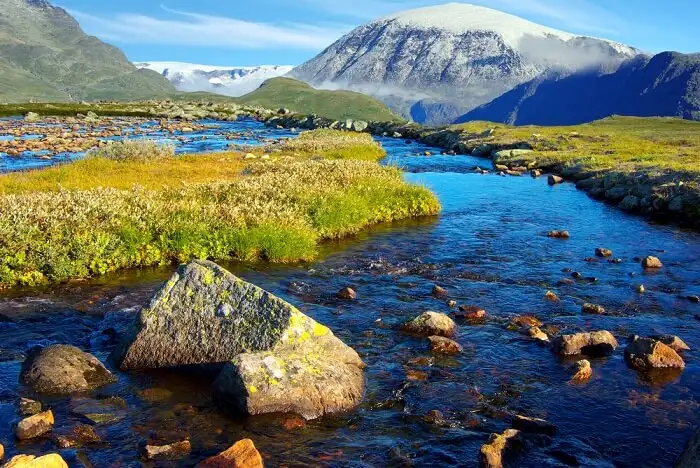
#> input picture python/opencvprogs/assigns/ref.jpg, 700 x 468 px
$ python spinimage.py
#> lines starting #> are read from the running program, lines starting #| are printed output that depends on the picture
import cv2 as cv
import time
#arg1: image object, arg2: 1 degree to angle degree rotation per key press with 1 degree step
def spin(image,angle):
	for angle in range(1,angle+1):
		rotation_mat=cv.getRotationMatrix2D(center,angle,1.0)
		rotated_image=cv.warpAffine(image,rotation_mat,(width,height))
		cv.imshow("Rotated Image",rotated_image)
		cv.waitKey(1)
	return
#driver code
image=cv.imread("ref.jpg")
#> image is the input picture: shape (468, 700, 3); mean B, G, R 105.2, 109.3, 95.7
cv.imshow("Input Image",image)
image=cv.resize(image,(900,900))
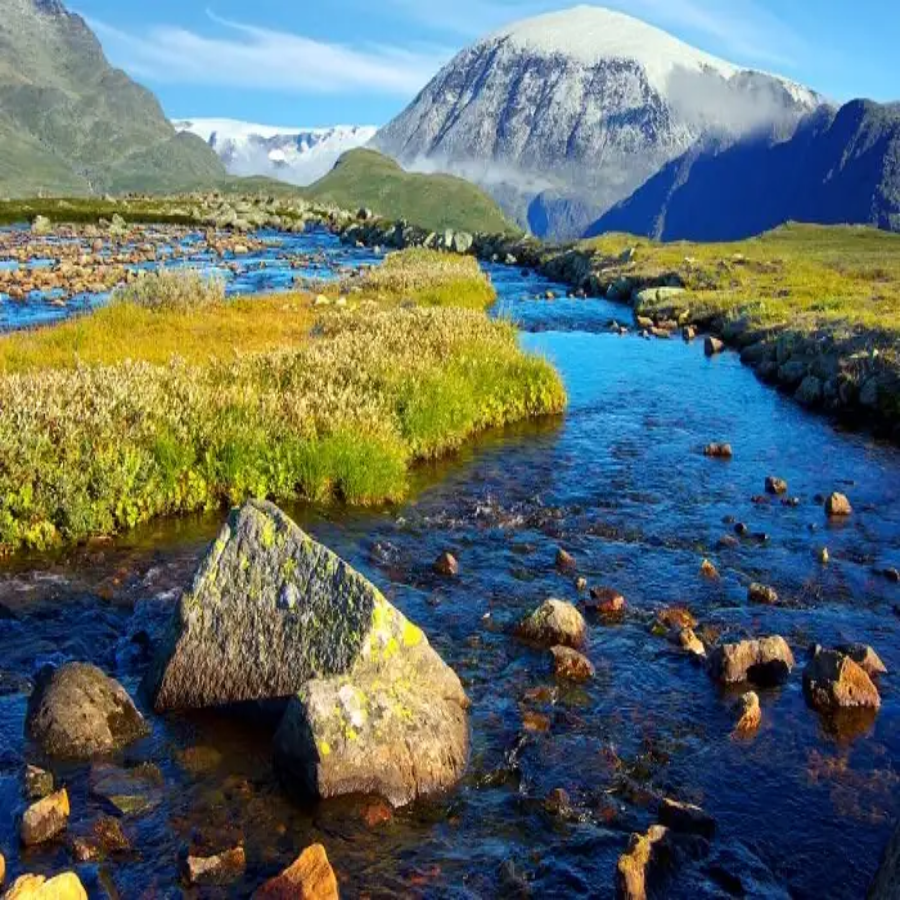
#> image: shape (900, 900, 3); mean B, G, R 105.1, 109.1, 95.6
height,width=image.shape[:2]
#> height = 900; width = 900
center=(width//2,height//2)
#> center = (450, 450)
spin(image,360)
#> the loop in spin, `for angle in range(1,angle+1):` made 360 passes
#> pass 1, in spin, `rotated_image=cv.warpAffine(image,rotation_mat,(width,height))`:
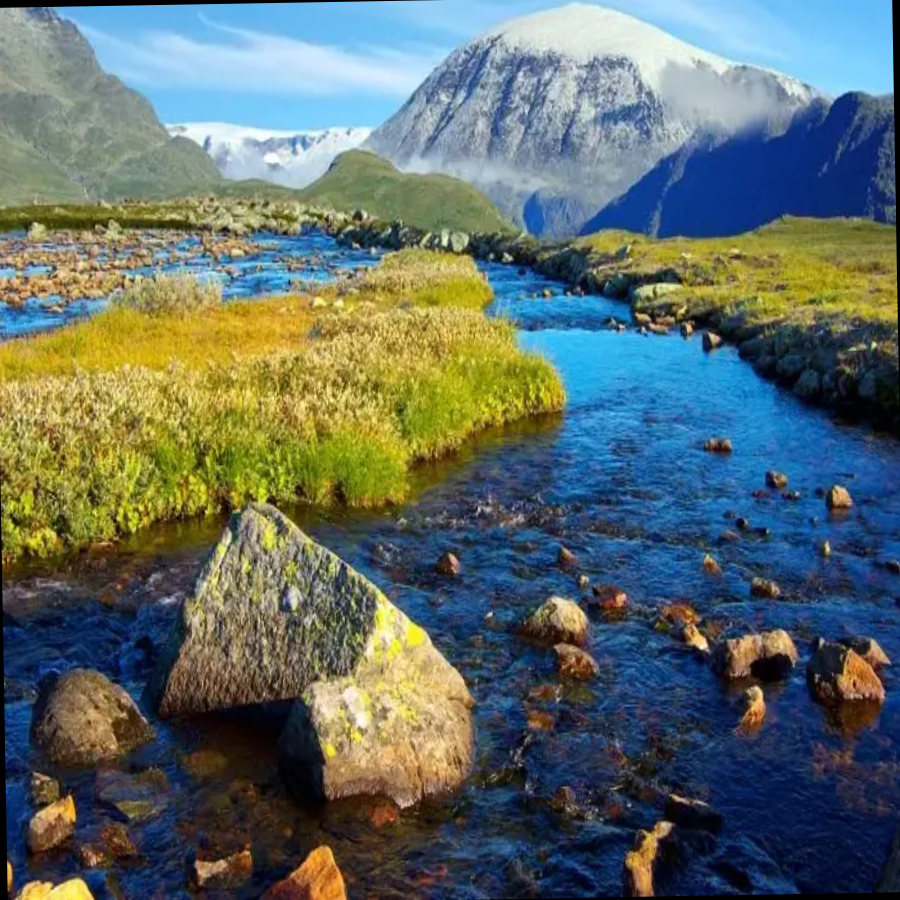
#> rotated_image: shape (900, 900, 3); mean B, G, R 104, 108.1, 94.8
#> pass 2, in spin, `rotated_image=cv.warpAffine(image,rotation_mat,(width,height))`:
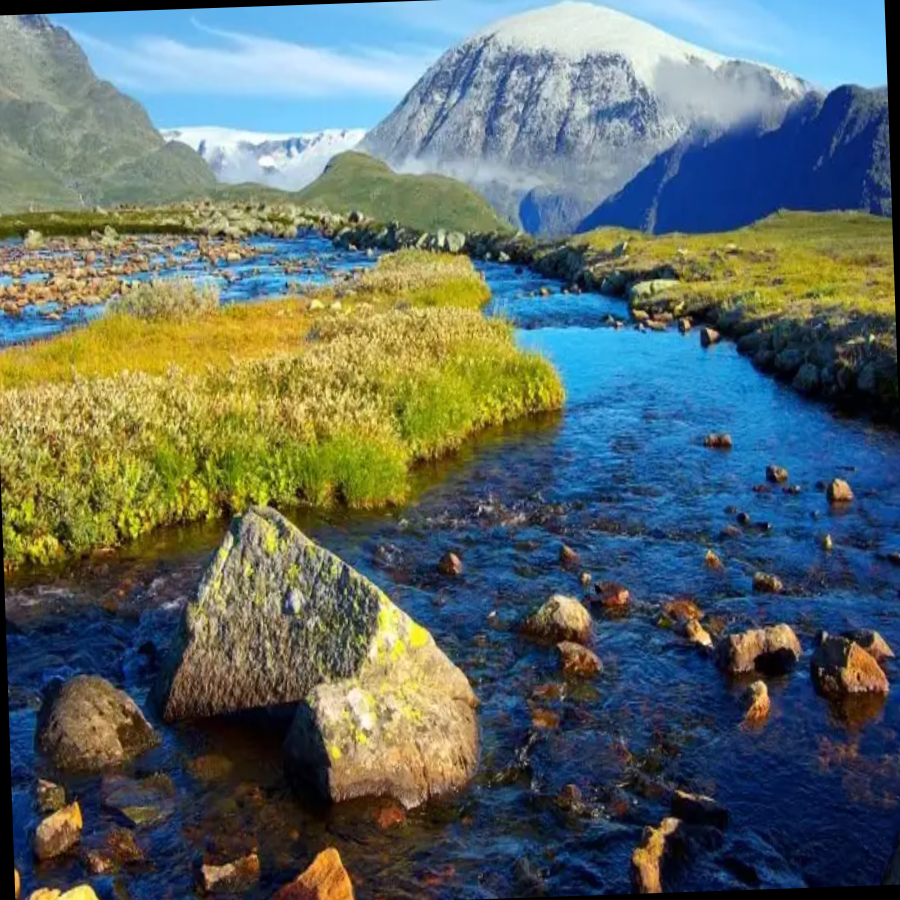
#> rotated_image: shape (900, 900, 3); mean B, G, R 102.9, 107.1, 93.9
#> pass 3, in spin, `rotated_image=cv.warpAffine(image,rotation_mat,(width,height))`:
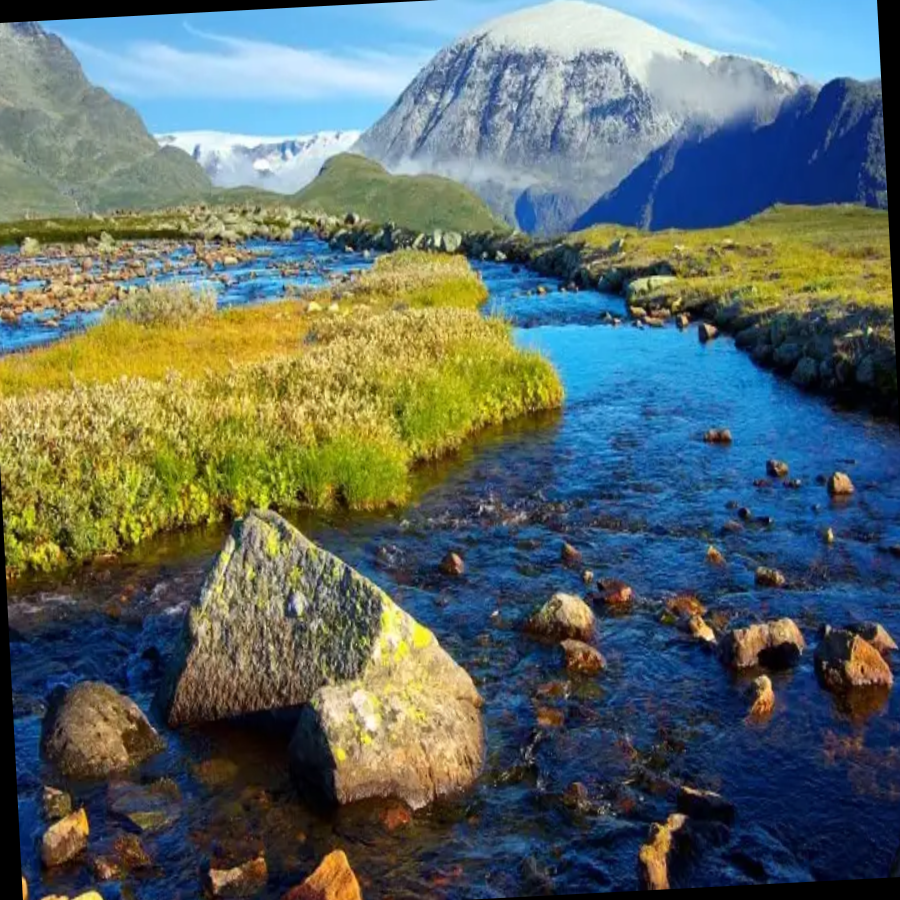
#> rotated_image: shape (900, 900, 3); mean B, G, R 101.9, 106.2, 93.2
cv.destroyAllWindows()

$ run again, with python/opencvprogs/assigns/sun.jpg copied over python/opencvprogs/assigns/ref.jpg
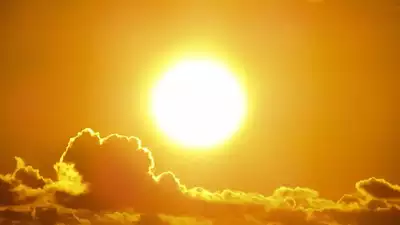
#> input picture python/opencvprogs/assigns/sun.jpg, 400 x 225 px
#> image is the input picture: shape (225, 400, 3); mean B, G, R 43.7, 151.5, 213.2
#> `image=cv.resize(image,(900,900))`:
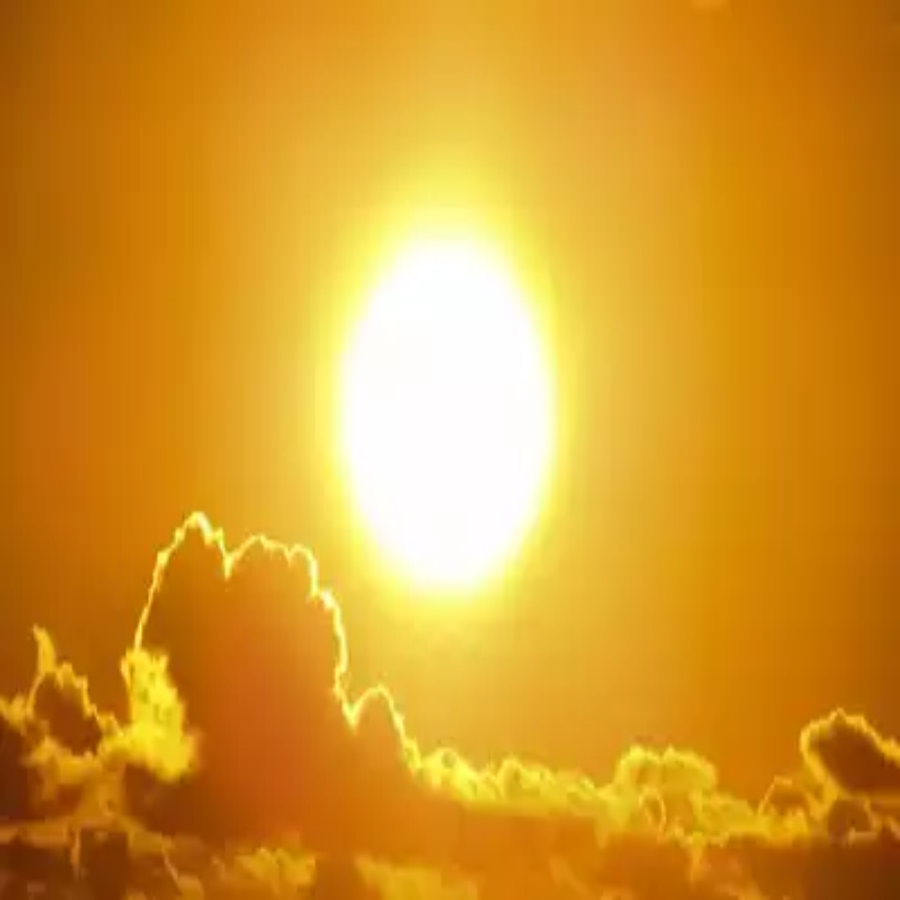
#> image: shape (900, 900, 3); mean B, G, R 43.7, 151.5, 213.2
#> the loop in spin, `for angle in range(1,angle+1):` made 360 passes
#> pass 3, in spin, `rotated_image=cv.warpAffine(image,rotation_mat,(width,height))`:
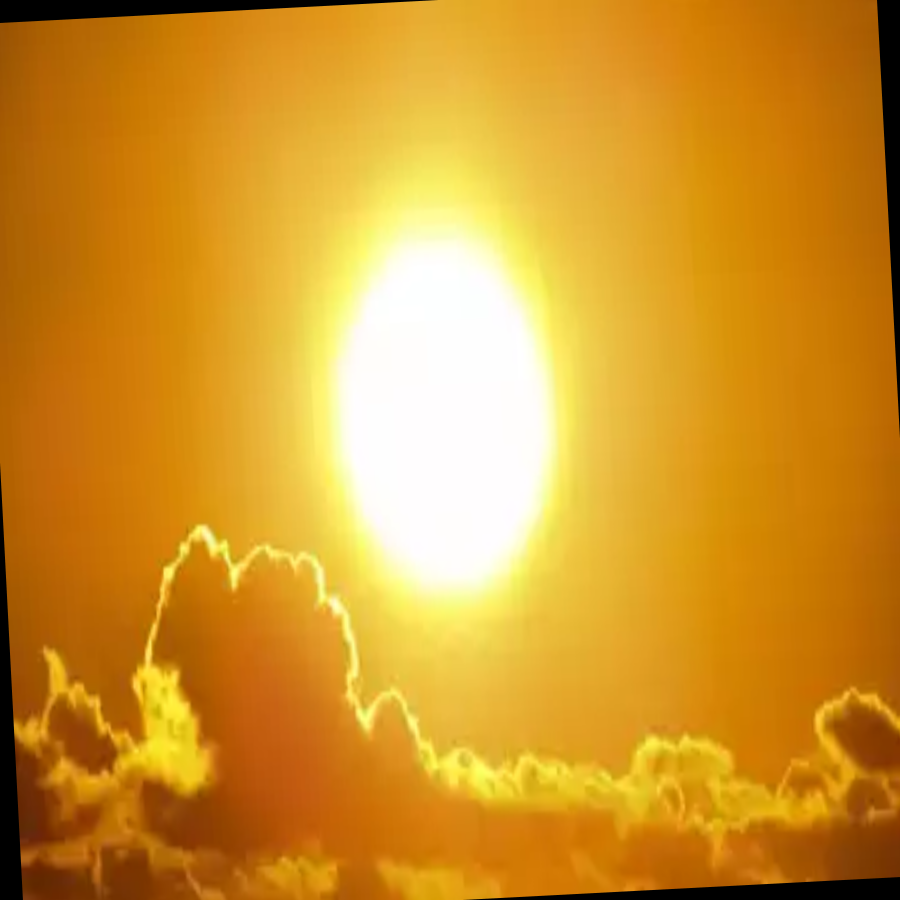
#> rotated_image: shape (900, 900, 3); mean B, G, R 43.5, 149.2, 209.1
